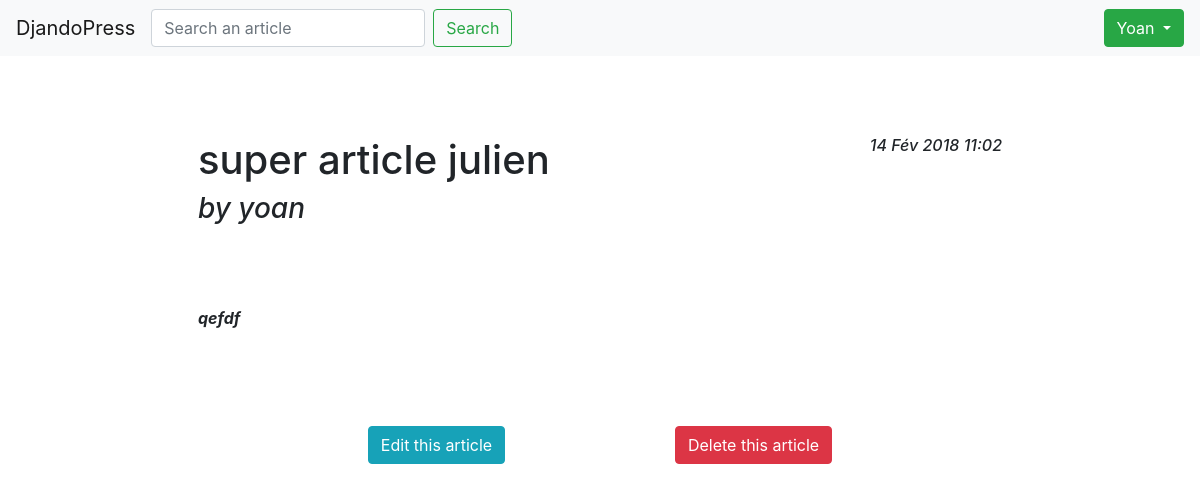
The page /fr/35 (signed in) on the database as committed earlier.
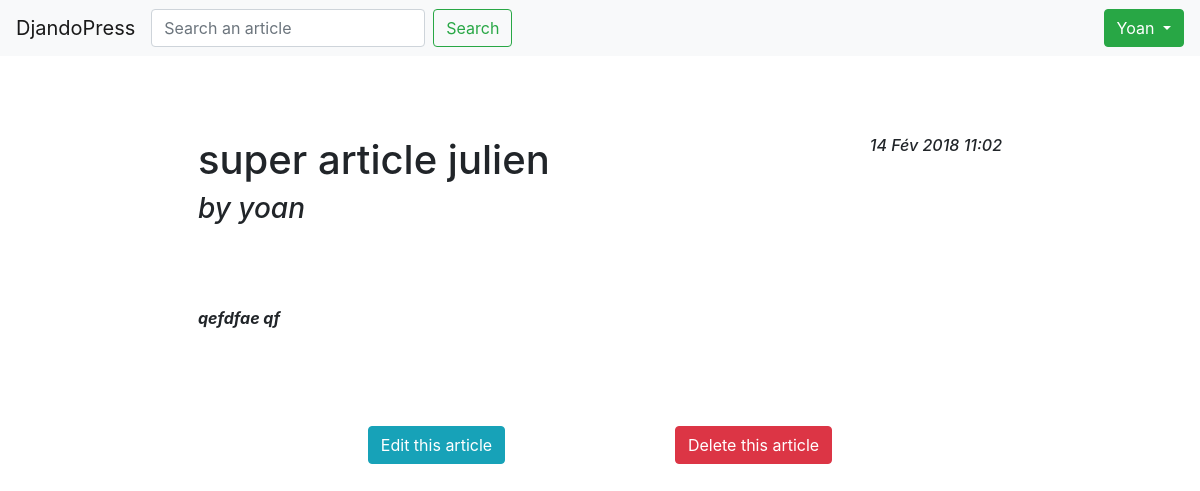
The same page on the database as committed later.
### app/models.py (models this page shows, shortened)
class Article(models.Model):
    title = models.CharField(max_length=200,
                             default=None,
                             blank=True,
                             help_text='Title')
    content = models.TextField(default=None,
                               blank=True,
                               help_text='Content')
    author = models.ForeignKey(User, on_delete=models.CASCADE)
    created_at = models.DateTimeField(auto_now_add=True)
    updated_at = models.DateTimeField(auto_now=True)

### app/views.py (the view)
# urls.py: url(_(r'(?P<pk>\d+)'), ArticleDetails.as_view(), name="article"),
class ArticleDetails(DetailView):
    template_name = 'article.html'
    model = Article
    def get_context_data(self, **kwargs):
        context = super().get_context_data(**kwargs)
        return context

### templates/article.html
{% load i18n %}
{% include 'head.html' %}
    <main>
        <div class="articleDetailsContainer">
            <article class="articleContent">
                <h1>{{ object.title }} <em class="articleDate">{{ object.created_at|date:"d M Y h:m" }}</em></h1>
                <h3><i>{% trans 'by' %} {{ object.author }}</i></h3>
                <p class="articleContentContainer">
                    {{ object.content |safe }}
                </p>
            </article>
            {% if object.author.id == user.id %}
                <aside class="articleButtonsContainer">
                    <a class="btn btn-info" href="{% url 'updateArticle' pk=object.pk %}">{% trans 'Edit this article' %}</a>
                    <a class="btn btn-danger" href="{% url 'deleteArticle' pk=object.pk %}">{% trans 'Delete this article' %}</a>
                </aside>
            {% endif %}
        </div>
    </main>
</body>
</html>

Rows that differ between the two databases and show on the page:
changed Article "super article julien": content "qefdf" → "qefdfae qf"
